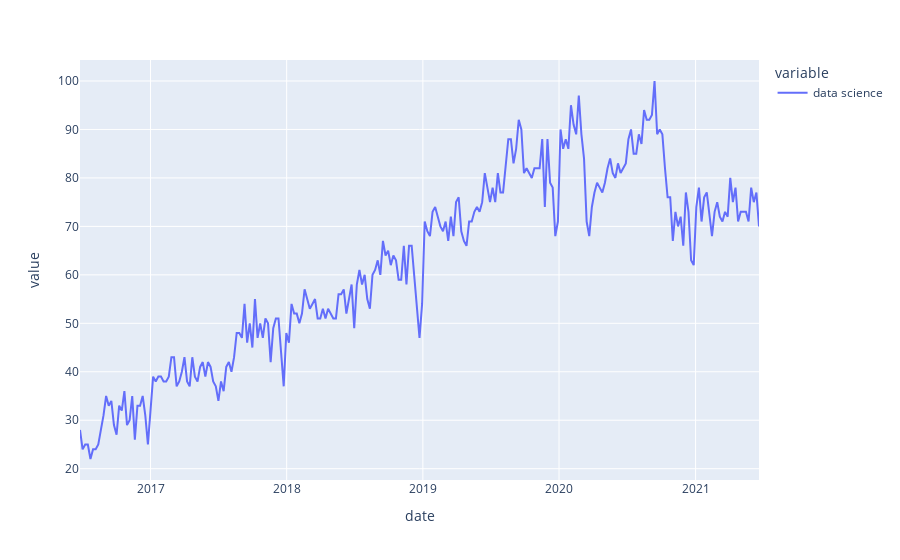

The notebook cell this image was saved under:
### Code cell
px.line(df['data science'])

### Figure 1 — Plotly figure (JSON) as saved in the notebook; plotly's stock layout.template omitted (floating-point values rounded to 4 significant figures; data arrays with more than 128 entries replaced by an {"elided": "..."} marker saying what was removed)
{"data": [{"hovertemplate": "variable=data science<br>date=%{x}<br>value=%{y}<extra></extra>", "legendgroup": "data science", "line": {"color": "#636efa", "dash": "solid"}, "mode": "lines", "name": "data science", "orientation": "v", "showlegend": true, "type": "scatter", "x": {"elided": "261 str values"}, "xaxis": "x", "y": {"elided": "261 int values"}, "yaxis": "y"}], "layout": {"legend": {"title": {"text": "variable"}, "tracegroupgap": 0}, "margin": {"t": 60}, "xaxis": {"anchor": "y", "domain": [0, 1], "title": {"text": "date"}}, "yaxis": {"anchor": "x", "domain": [0, 1], "title": {"text": "value"}}}}
